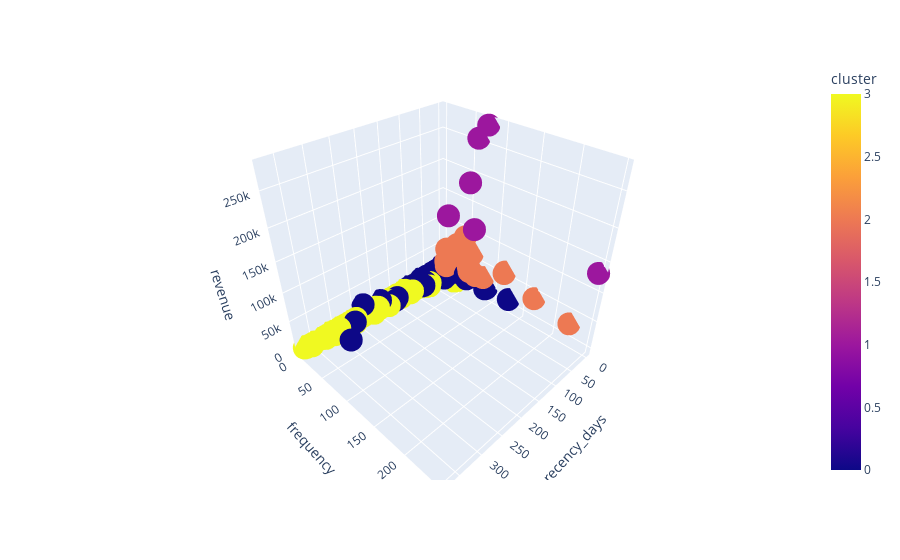

The cell this chart's notebook holds for it:
### Markdown cell above
### Visualization Inspection

### Code cell
# 3 clusters and without avg ticket
fig = px.scatter_3d(df3, x='recency_days', y='frequency', z='revenue', color='cluster')
fig.show()

### Figure 1 — Plotly figure (JSON) as saved in the notebook; plotly's stock layout.template omitted (floating-point values rounded to 4 significant figures; data arrays with more than 128 entries replaced by an {"elided": "..."} marker saying what was removed)
{"data": [{"hovertemplate": "recency_days=%{x}<br>frequency=%{y}<br>revenue=%{z}<br>cluster=%{marker.color}<extra></extra>", "legendgroup": "", "marker": {"color": {"elided": "4372 int values"}, "coloraxis": "coloraxis", "symbol": "circle"}, "mode": "markers", "name": "", "scene": "scene", "showlegend": false, "type": "scatter3d", "x": {"elided": "4372 int values"}, "y": {"elided": "4372 int values"}, "z": {"elided": "4372 float values"}}], "layout": {"coloraxis": {"colorbar": {"title": {"text": "cluster"}}, "colorscale": [[0, "#0d0887"], [0.1111, "#46039f"], [0.2222, "#7201a8"], [0.3333, "#9c179e"], [0.4444, "#bd3786"], [0.5556, "#d8576b"], [0.6667, "#ed7953"], [0.7778, "#fb9f3a"], [0.8889, "#fdca26"], [1, "#f0f921"]]}, "legend": {"tracegroupgap": 0}, "margin": {"t": 60}, "scene": {"domain": {"x": [0, 1], "y": [0, 1]}, "xaxis": {"title": {"text": "recency_days"}}, "yaxis": {"title": {"text": "frequency"}}, "zaxis": {"title": {"text": "revenue"}}}}}
